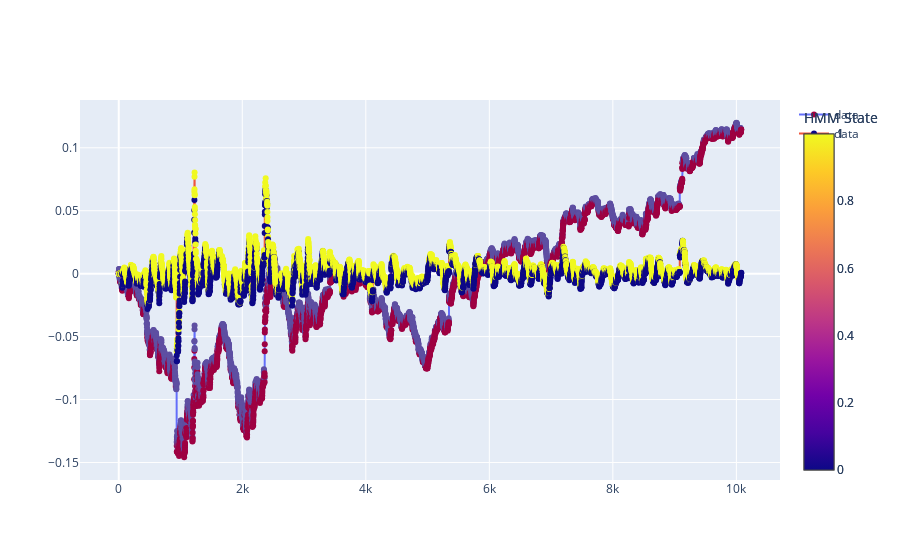

The code cell stored with this chart in its notebook:
### Code cell
# --- Configuration
pd.set_option('display.max_rows', None)
np.random.seed(42)  # For reproducibility

PERIOD = 30

raw_bar = pd.read_parquet(os.path.join(os.getcwd(), 'history.parquet'))
vrun_bar = pd.read_parquet(os.path.join(os.getcwd(), 'volume_run_bar.parquet'))
df = vrun_bar[-(60*24*7):].copy()
df = df.set_index('time')

series = df["close"]
df['ref'] = np.log((series / series.iloc[0]).fillna(1))
df['data'] = np.log((series / series.rolling(PERIOD).mean().shift(PERIOD)).fillna(1))

from hmmlearn import hmm
from sklearn.preprocessing import StandardScaler
# | Data Type          | Works with HMM? | Recommended Action                      |
# | ------------------ | --------------- | --------------------------------------- |
# | Symmetric Gaussian | Yes             | Use standard Gaussian HMM               |
# | Skewed data        | Maybe           | Transform or use non-Gaussian emissions |
# | Heavy-tailed       | Maybe           | Try Student-t or GMM-HMM                |
# | Discrete/ordinal   | Yes             | Use categorical/discrete HMM            |

# 1. Load your data
periods = [1, 2, 4, 6, 8]  # longer trend than available periods, but cleaner label
# periods = [3, 6, 12, 24] # longer trend than available periods, but cleaner label
for period in periods:
    df[f'pct_fwd_{period}'] = np.log1p(df["close"].pct_change(periods=-period).fillna(0))
    # df[f'pct_bak_{period}'] = np.log1p(df["close"].pct_change(periods=period).fillna(0))

for i, period in enumerate(periods):
    df[f'pct_cum_fwd_{period}'] = sum(df[f'pct_fwd_{p}'] for p in periods[:(i+1)])
    # df[f'pct_cum_bak_{period}'] = sum(df[f'pct_bak_{p}'] for p in periods[:(i+1)])
    df[f'f_p_{period}'] = df[f'pct_cum_fwd_{period}'].apply(lambda x: x if x > 0 else 0)
    df[f'f_n_{period}'] = df[f'pct_cum_fwd_{period}'].apply(lambda x: x if x <= 0 else 0)
# df['atr'] = df[f'high'] - df[f'low']
# df['bar_ratio'] = np.where(df['atr'] != 0, (df['close'] - df['open']) / df['atr'], 0)
X = df[[f'f_p_{p}' for p in periods]+[f'f_n_{p}' for p in periods]]

scaler = StandardScaler()
X_scaled = scaler.fit_transform(X)
n_states = 2  # choose your number of regimes

model = hmm.GaussianHMM(
    n_components=n_states,
    covariance_type="full",
    n_iter=30,
    verbose=True,    # print convergence info
    random_state=0,
)
model.fit(X_scaled)

hidden_states = model.predict(X_scaled)
df["label"] = hidden_states

fig = go.Figure()
fig.add_trace(go.Scatter(y=df['ref'], mode='lines+markers', marker=dict(color=hidden_states,
              colorscale='Spectral', showscale=True, colorbar=dict(title="HMM State"), size=6), name="data",))
fig.add_trace(go.Scatter(y=df['data'], mode='lines+markers', marker=dict(color=hidden_states,
              colorscale='Plasma', showscale=True, colorbar=dict(title="HMM State"), size=6), name="data",))
fig.show()

### Figure 1 — Plotly figure (JSON) as saved in the notebook; plotly's stock layout.template omitted (floating-point values rounded to 4 significant figures; data arrays with more than 128 entries replaced by an {"elided": "..."} marker saying what was removed)
{"data": [{"marker": {"color": {"elided": "10080 int values"}, "colorbar": {"title": {"text": "HMM State"}}, "colorscale": [[0, "rgb(158,1,66)"], [0.1, "rgb(213,62,79)"], [0.2, "rgb(244,109,67)"], [0.3, "rgb(253,174,97)"], [0.4, "rgb(254,224,139)"], [0.5, "rgb(255,255,191)"], [0.6, "rgb(230,245,152)"], [0.7, "rgb(171,221,164)"], [0.8, "rgb(102,194,165)"], [0.9, "rgb(50,136,189)"], [1, "rgb(94,79,162)"]], "showscale": true, "size": 6}, "mode": "lines+markers", "name": "data", "type": "scatter", "y": {"elided": "10080 float values"}}, {"marker": {"color": {"elided": "10080 int values"}, "colorbar": {"title": {"text": "HMM State"}}, "colorscale": [[0, "#0d0887"], [0.1111, "#46039f"], [0.2222, "#7201a8"], [0.3333, "#9c179e"], [0.4444, "#bd3786"], [0.5556, "#d8576b"], [0.6667, "#ed7953"], [0.7778, "#fb9f3a"], [0.8889, "#fdca26"], [1, "#f0f921"]], "showscale": true, "size": 6}, "mode": "lines+markers", "name": "data", "type": "scatter", "y": {"elided": "10080 float values"}}], "layout": {}}
